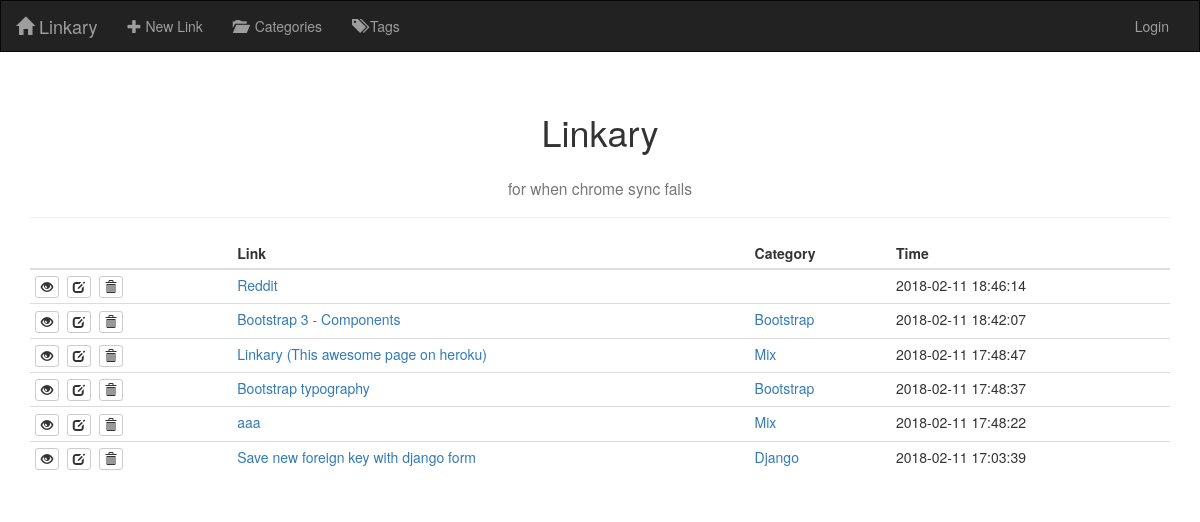
The page / on the database its author committed.
### linkary/models.py (models this page shows, shortened)
class TimedModel(models.Model):
    time_created = models.DateTimeField(auto_now_add=True)
    time_modified = models.DateTimeField(auto_now=True)
    class Meta:
        abstract = True

class Link(TimedModel):
    url = models.URLField()
    name = models.CharField(max_length=500)
    author = models.ForeignKey(User, on_delete=models.SET_NULL, blank=True, null=True)
    category = models.ForeignKey(Category, on_delete=models.SET_NULL, blank=True, null=True)
    class Meta:
        get_latest_by = ['time_created']
        ordering = ['-time_modified']

class Category(TimedModel):
    name = models.CharField(max_length=100, unique=True)
    class Meta:
        verbose_name_plural = 'Categories'
        ordering = ['name']
    def get_absolute_url(self):
        return reverse('category_detail', kwargs={'pk': self.pk})
    def __str__(self):
        return self.name

### linkary/views.py (the view)
# urls.py: path('', views.LinkListView.as_view(), name='index'),
class LinkListView(ListView):
    model = models.Link
    template_name = 'linkary/index.html'

### linkary/templates/linkary/index.html (shortened to what this page needs)
{% extends 'linkary/base.html' %}
{% block content %}
    <div class="container">
        <div class="page-header">
            <h1 class="text-center">Linkary</h1>
            <h3 class="text-center"><small>for when chrome sync fails</small></h3>
        </div>
        <table class="table table-condensed table-hover">
            <thead>
                <tr>
                    <th></th>
                    <th>Link</th>
                    <th>Category</th>
                    <th>Time</th>
                </tr>
            </thead>
            <tbody>
                {% for link in object_list %}
                    <tr>
                        <td>
                            <a href="{% url 'link_detail' link.pk %}" class="btn btn-default btn-xs" title="Details...">
                                <span class="glyphicon glyphicon-eye-open"></span>
                            </a>&nbsp;
                            <a href="{% url 'link_edit' link.pk %}" class="btn btn-default btn-xs" title="Edit...">
                                <span class="glyphicon glyphicon-edit"></span>
                            </a>&nbsp;
                            <a href="{% url 'link_delete' link.pk %}" class="btn btn-default btn-xs" title="Delete...">
                                <span class="glyphicon glyphicon-trash"></span>
                            </a>&nbsp;
                        </td>
                        <td>
                            <a href="{{ link.url }}" target="_blank">{{ link.name }}</a>
                        </td>
                        <td>
                            {% if link.category %}<a href="{{ link.category.get_absolute_url }}">{{ link.category }}</a>{% endif %}
                        </td>
                        <td>{{ link.time_modified|date:'Y-m-d H:i:s' }}</td>
                    </tr>
                {% endfor %}
            </tbody>
        </table>
    </div>
{% endblock %}

### rows shown on the page
Link: name "Reddit", time_modified "2018-02-11 18:46:14"
Link: name "Bootstrap 3 - Components", category "Bootstrap", time_modified "2018-02-11 18:42:07"
Link: name "Linkary (This awesome page on heroku)", category "Mix", time_modified "2018-02-11 17:48:47"
Link: name "Bootstrap typography", category "Bootstrap", time_modified "2018-02-11 17:48:37"
Link: name "aaa", category "Mix", time_modified "2018-02-11 17:48:22"
Link: name "Save new foreign key with django form", category "Django", time_modified "2018-02-11 17:03:39"
